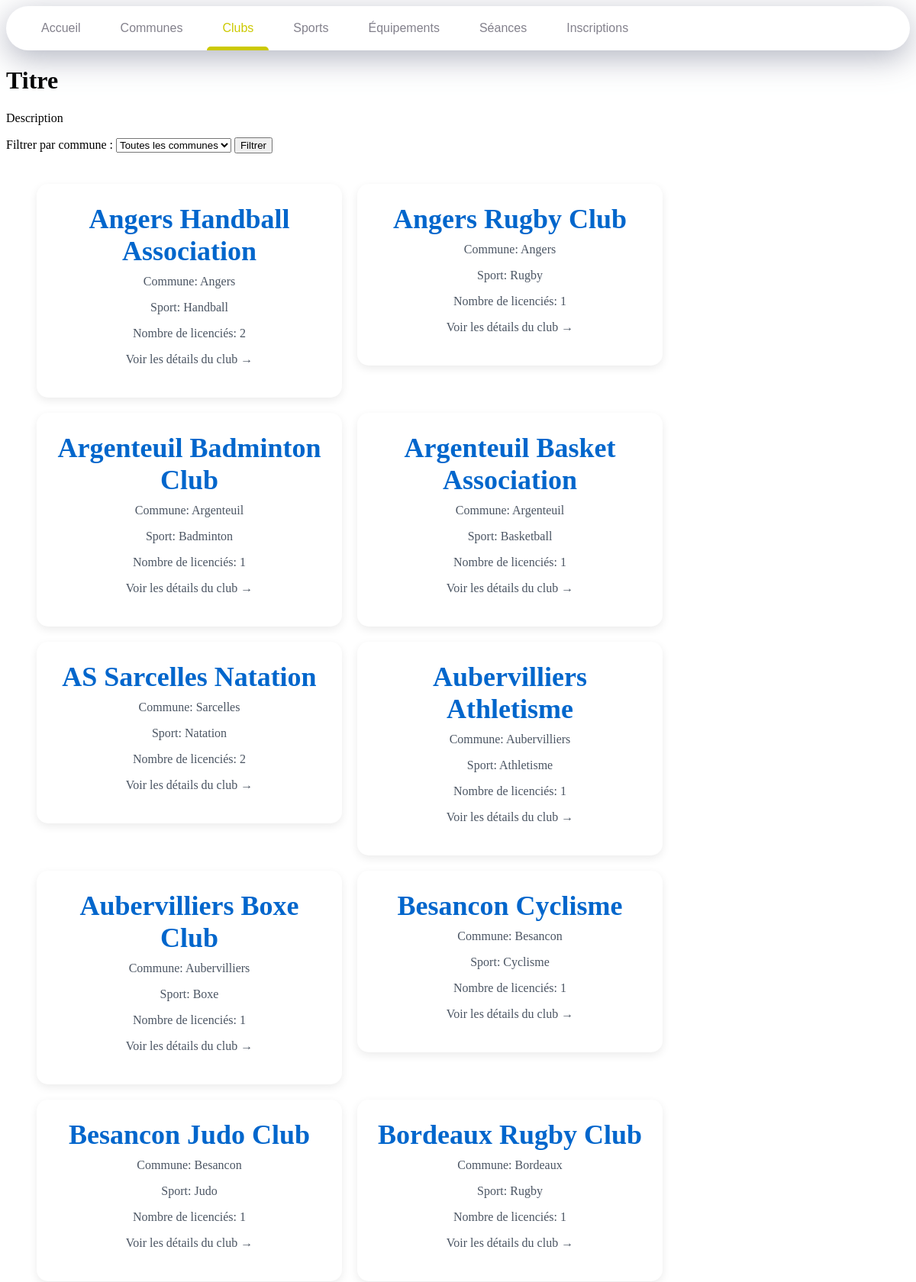
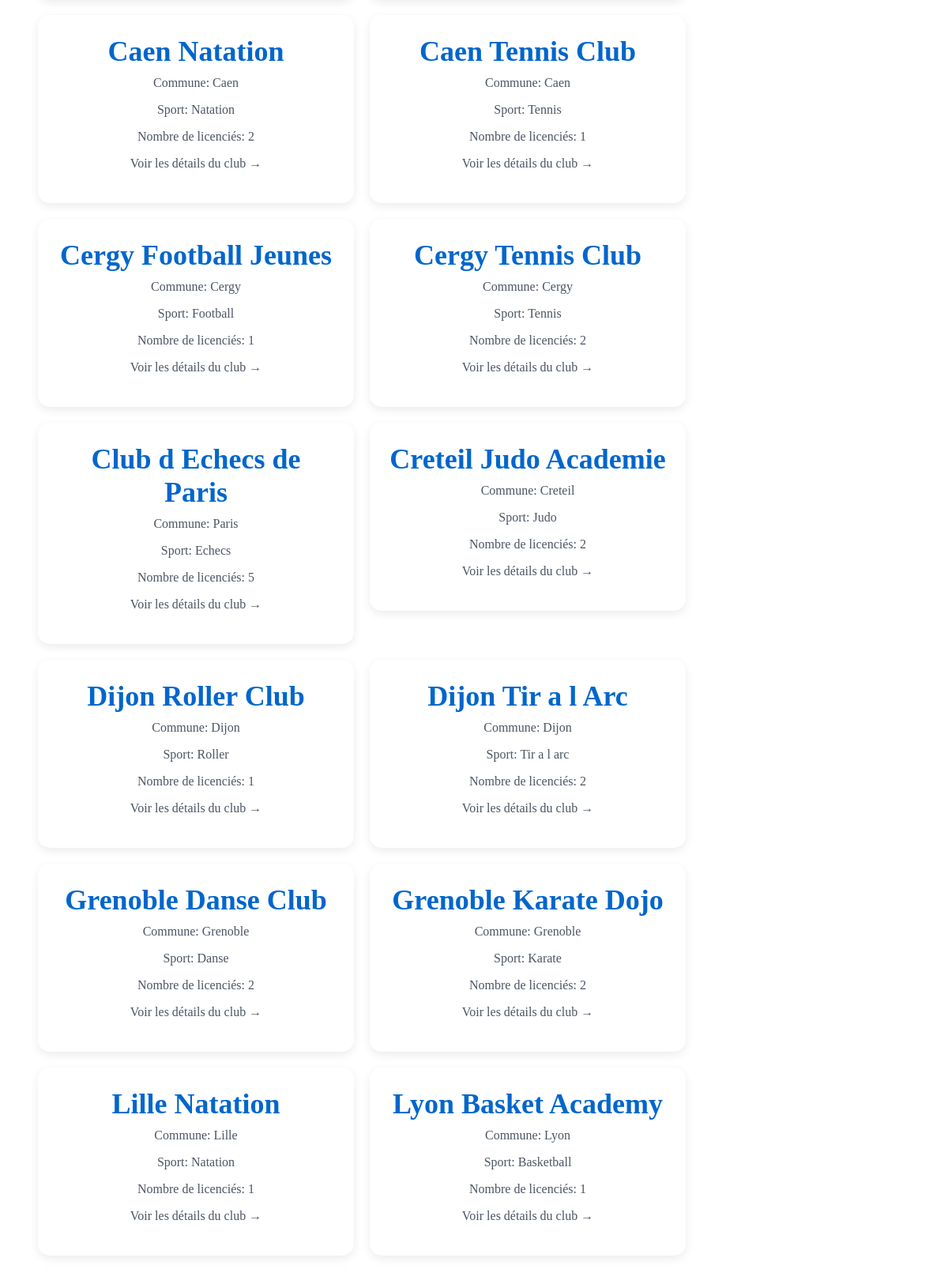
Screenshot of /clubs.php (upper part) with the database file from the repository (2 pictures, top to bottom).
### tables this page shows
CREATE TABLE Clubs (
    id_club BIGINT NOT NULL,
    nom VARCHAR(80) NOT NULL,
    id_commune BIGINT NOT NULL,
    id_sport BIGINT NOT NULL,
    CONSTRAINT PK_Clubs PRIMARY KEY (id_club),
    CONSTRAINT FK_Clubs_Communes FOREIGN KEY (id_commune) REFERENCES Communes(id_commune) ON DELETE CASCADE,
    CONSTRAINT FK_Clubs_Sports FOREIGN KEY (id_sport) REFERENCES Sports(id_sport) ON DELETE CASCADE
);

CREATE TABLE Communes (
    id_commune BIGINT NOT NULL,
    nom VARCHAR(50) NOT NULL,
    CodePostal INT NOT NULL,
    Departement INT NOT NULL,
    Region VARCHAR(80) NOT NULL,
    CONSTRAINT PK_Communes PRIMARY KEY (id_commune)
);

CREATE TABLE Sports (
    id_sport BIGINT NOT NULL,
    nom VARCHAR(50) NOT NULL,
    Federation VARCHAR(50) NOT NULL,
    CONSTRAINT PK_Sports PRIMARY KEY (id_sport)
);

### public/clubs.php (the view, shortened to what this page needs)
<?php
require "../config/db.php";
$idCommune = $_GET["id_commune"] ?? "";
$sql = "SELECT
            cl.id_club,
            cl.nom,
            co.nom AS commune,
            sp.nom AS sport,
            COUNT(DISTINCT i.id_licencies) AS nb_licencies
        FROM Clubs cl
        JOIN Communes co ON cl.id_commune = co.id_commune
        JOIN Sports sp ON cl.id_sport = sp.id_sport
        LEFT JOIN Seances s ON cl.id_club = s.id_club
        LEFT JOIN Inscriptions i ON s.id_seance = i.id_seance";
    $sql .= " GROUP BY cl.id_club, cl.nom, co.nom, sp.nom
            ORDER BY cl.nom";
    $stmt = $pdo->prepare($sql);
    if ($idCommune !== "") {
        $stmt->execute([
            "id_commune" => $idCommune
        ]);
    }
    else {
        $stmt->execute();
    }
$clubs = $stmt->fetchAll(PDO::FETCH_ASSOC);
?>
<!DOCTYPE html>
<html lang="fr">
<head>
    <link rel="stylesheet" href="../assets/css/style.css">
</head>
<body>
    <nav>
        <a href="index.php" class="nav-item" data-active-color="#cc0000" data-target="Accueil">Accueil</a>
        <a href="communes.php" class="nav-item" data-active-color="#cc7700" data-target="Communes">Communes</a>
        <a href="clubs.php" class="nav-item is-active" data-active-color="#ccc900" data-target="Clubs">Clubs</a>
        <a href="sports.php" class="nav-item" data-active-color="#00cca3" data-target="Sports">Sports</a>
        <a href="equipements.php" class="nav-item" data-active-color="#0022cc" data-target="Equipements">Équipements</a>
        <a href="seances.php" class="nav-item" data-active-color="#c200cc" data-target="Seances">Séances</a>
        <a href="inscriptions.php" class="nav-item" data-active-color="#cc007e" data-target="Inscriptions">Inscriptions</a>
        <span class="nav-indicator"></span>
    </nav>
    <h1>Titre</h1>
    <p>Description</p>
    <form method="get" class="filter-form">
    <label for="id_commune">Filtrer par commune :</label>
    <select name="id_commune" id="id_commune">
        <option value="">Toutes les communes</option>
    </select>
    <button type="submit">Filtrer</button>
</form>
    <section class="clubs">
        <?php foreach($clubs as $club):?>
        <a href="detail_club.php?id_club=<?= htmlspecialchars($club['id_club']) ?>" class="club-link">
        <div class="club-card">
            <h2><?= htmlspecialchars($club['nom']) ?></h2>
            <p> Commune: <?= htmlspecialchars($club['commune']) ?></p>
            <p> Sport: <?= htmlspecialchars($club['sport']) ?></p>
            <p> Nombre de licenciés: <?= htmlspecialchars($club['nb_licencies']) ?></p>
            <p class="voir-detail">Voir les détails du club →</p>
        </div>
        </a>
        <?php endforeach; ?>
    </section>
</body>
</html>

### assets/css/style.css (style rules this page uses)
* { box-sizing: border-box; text-decoration: none; }
nav { background-color: #fff; padding: 0 20px; border-radius: 40px; box-shadow: 0 10px 40px rgba(159, 162, 177, .8); display: flex; overflow: hidden; overflow-x: auto; position: relative; }
.nav-item { color: #83818c; font-family: arial, sans-serif; padding: 20px; margin: 0 6px; position: relative; }
.nav-item:before { content: ""; position: absolute; bottom: -6px; background-color: #dfe2ea; height: 5px; width: 100%; border-radius: 8px 8px 0 0; left: 0; transition: .3s; }
.nav-indicator { position: absolute; left: 0; bottom: 0; height: 5px; transition: .4s; border-radius: 8px 8px 0 0; }
.clubs { display: flex; gap: 20px; margin: 40px; flex-wrap: wrap; }
.club-card { background-color: white; width: 400px; padding: 25px; border-radius: 15px; text-align: center; box-shadow: 0 4px 12px rgba(0, 0, 0, 0.08); }
.club-card h2 { margin: 0; font-size: 36px; color: #0066cc; }
.club-card p { margin-top: 10px; font-size: 16px; color: #4b5563; }

### rows the page displays
clubs: nom "Angers Handball Association", id_commune.nom "Angers", id_sport.nom "Handball", nb_licencies "2"
clubs: nom "Angers Rugby Club", id_commune.nom "Angers", id_sport.nom "Rugby", nb_licencies "1"
clubs: nom "Argenteuil Badminton Club", id_commune.nom "Argenteuil", id_sport.nom "Badminton", nb_licencies "1"
clubs: nom "Argenteuil Basket Association", id_commune.nom "Argenteuil", id_sport.nom "Basketball", nb_licencies "1"
clubs: nom "AS Sarcelles Natation", id_commune.nom "Sarcelles", id_sport.nom "Natation", nb_licencies "2"
clubs: nom "Aubervilliers Athletisme", id_commune.nom "Aubervilliers", id_sport.nom "Athletisme", nb_licencies "1"
clubs: nom "Aubervilliers Boxe Club", id_commune.nom "Aubervilliers", id_sport.nom "Boxe", nb_licencies "1"
clubs: nom "Besancon Cyclisme", id_commune.nom "Besancon", id_sport.nom "Cyclisme", nb_licencies "1"
clubs: nom "Besancon Judo Club", id_commune.nom "Besancon", id_sport.nom "Judo", nb_licencies "1"
clubs: nom "Bordeaux Rugby Club", id_commune.nom "Bordeaux", id_sport.nom "Rugby", nb_licencies "1"
clubs: nom "Caen Natation", id_commune.nom "Caen", id_sport.nom "Natation", nb_licencies "2"
clubs: nom "Caen Tennis Club", id_commune.nom "Caen", id_sport.nom "Tennis", nb_licencies "1"
clubs: nom "Cergy Football Jeunes", id_commune.nom "Cergy", id_sport.nom "Football", nb_licencies "1"
clubs: nom "Cergy Tennis Club", id_commune.nom "Cergy", id_sport.nom "Tennis", nb_licencies "2"
clubs: nom "Club d Echecs de Paris", id_commune.nom "Paris", id_sport.nom "Echecs", nb_licencies "5"
clubs: nom "Creteil Judo Academie", id_commune.nom "Creteil", id_sport.nom "Judo", nb_licencies "2"
clubs: nom "Dijon Roller Club", id_commune.nom "Dijon", id_sport.nom "Roller", nb_licencies "1"
clubs: nom "Dijon Tir a l Arc", id_commune.nom "Dijon", id_sport.nom "Tir a l arc", nb_licencies "2"
clubs: nom "Grenoble Danse Club", id_commune.nom "Grenoble", id_sport.nom "Danse", nb_licencies "2"
clubs: nom "Grenoble Karate Dojo", id_commune.nom "Grenoble", id_sport.nom "Karate", nb_licencies "2"
clubs: nom "Lille Natation", id_commune.nom "Lille", id_sport.nom "Natation", nb_licencies "1"
clubs: nom "Lyon Basket Academy", id_commune.nom "Lyon", id_sport.nom "Basketball", nb_licencies "1"
